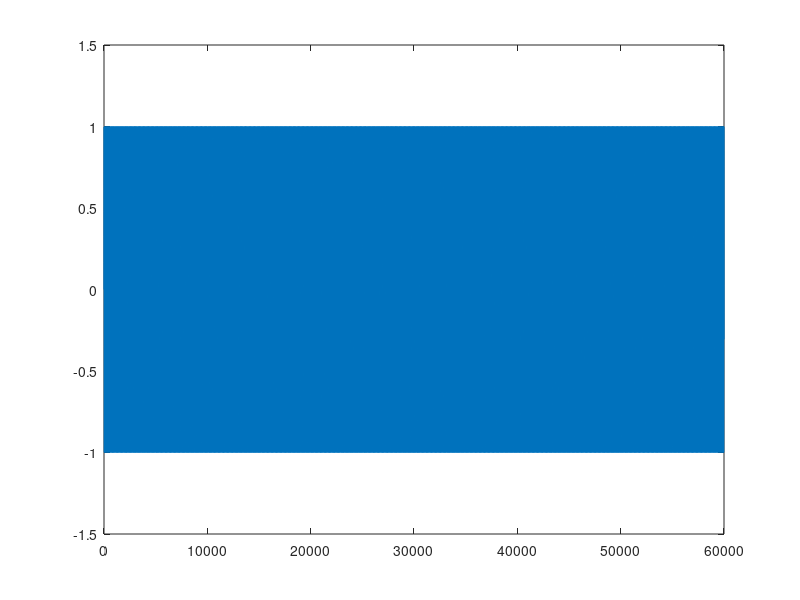

MATLAB code to generate this figure: (Note: this script raises an error after producing the figure.)
%% Figure 10 from Righetti, Buchli, and Ijspeert, (2006)
% start/stop simulation
t0 = 0;                % start time
tend = 500;            % stop time

% periodic forcing (cosine input)
Fs = 120;               % sample rate of periodic forcing
F_t = linspace(t0, tend, tend*Fs); %dt for periodic forcing
F = sin(20*F_t);        
plot(F); ylim([-1.5 1.5]);

% model parameters
a = 0.15;                 
b = 0.1;
c = 8.5;
e = 4;               % learning rate
w0 = [30];           % initial conditions for osc freq
%tspan = [t0 tend];  % full timespan
tspan = F_t;

for i = 1:length(w0)
[t, y] = ode23(@(t,x)rossler_learn(t,x,a,b,c,e,F,F_t)...
    ,tspan, [0, 1, 0, w0(i)] ); % unsure what inititial conditions for x,y,z are in Righetti et al. (2006)
end

fig = figure;
set(fig,'defaultAxesColorOrder',[[0.4940 0.1840 0.5560];	[0 0 0]]);

subplot(3,1,1)
plot(t,y(:,4), 'black');
xlim([t0 tend])
ylim([18 32]);
ylabel('W (Angular Frequency)')
title('Adaptive-Frequency Rossler Strange Attractor')

hold on
subplot(3,1,2)
yyaxis right;
plot(t,F, '--black', 'LineWidth', 1.5);
ylim([-2 2]);
ylabel('F')
yyaxis left;
plot(t,y(:,1), 'LineWidth', 2, 'Color', '#7E2F8E');
ylim([-2 2]);
xlim([0 2]);
ylabel('X')
hold off;

hold on;
subplot(3,1,3)
yyaxis right;
plot(t,F, '--black', 'LineWidth', 1.5);
ylim([-2 2]);
ylabel('F')
yyaxis left;
plot(t,y(:,1), 'LineWidth', 2, 'Color', '#7E2F8E');
ylim([-200 200]);
xlim([498 500]);
xlabel('Time')
ylabel('X')
% legend('F', 'Oscillator');





      